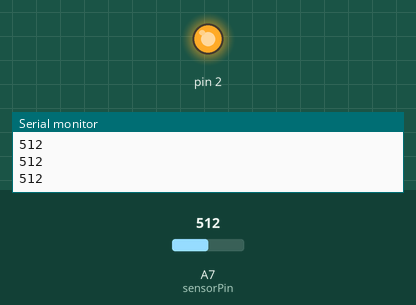
Simulated run of this sketch. Board: Arduino Nano, built with avr-gcc and run on an emulated ATmega328P. Parts: output pins drawn as LEDs (lit = HIGH), the last lines printed to the serial monitor. The test bench sets the inputs (shaded band); at power-on: A7 (sensorPin) = 512.

Above: at 1.2 s.
1.3 s: A7 (sensorPin) set to 685
2.8 s: A7 (sensorPin) set to 715
At 3.7 s:
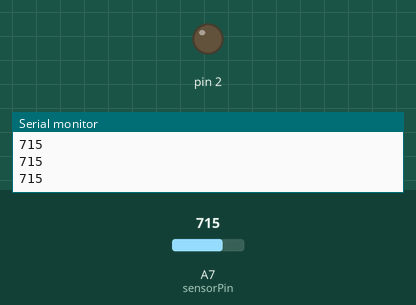
4.3 s: A7 (sensorPin) set to 690
At 5.0 s:
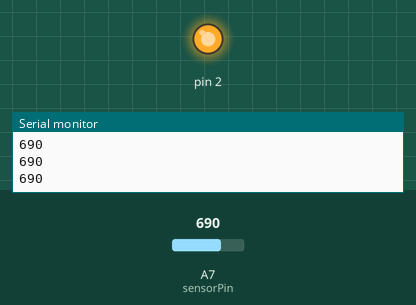
5.8 s: A7 (sensorPin) set to 710
At 6.3 s:
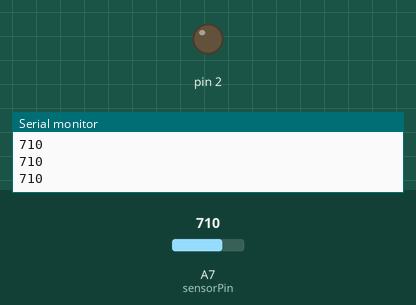
Timing chart, 0 to 8.3 s (numbered marks = the images above; inputs shaded):
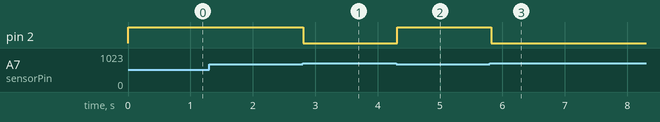

The sketch:

Light_Depending_Resistance.ino
```cpp
int sensorPin =A7;
int sensorValue=0;

void setup() {
  pinMode(2,OUTPUT);
  Serial.begin(9600);
}

void loop() {
  sensorValue=analogRead(sensorPin);
  Serial.println(sensorValue);
  if(sensorValue<700){
    digitalWrite(2,HIGH);
  }
  else{
    digitalWrite(2,LOW);
  }
  delay(100);
}
```

Measured:
- the behaviour switches between 699 and 700 on A7 (sensorPin) (found by bisection; images 0 and 1)
- after the input at 2.8 s, pin 2: HIGH → LOW at once
- after the input at 4.3 s, pin 2: LOW → HIGH at once
- after the input at 5.8 s, pin 2: HIGH → LOW at once
